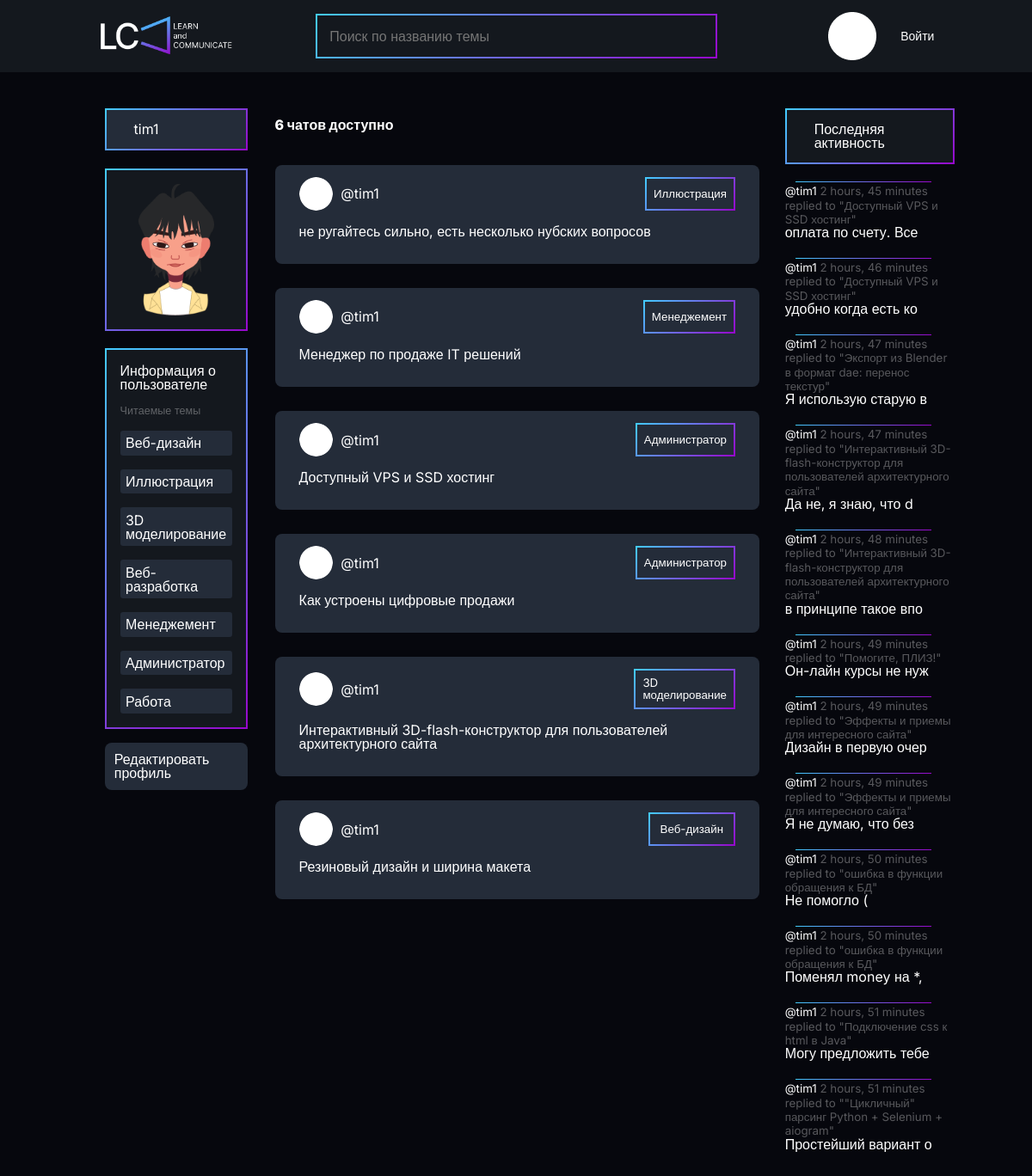
Page /profile/9/ on the committed database.
### base/models.py (models this page shows, shortened)
class Topic(models.Model):
    name = models.CharField(max_length=200)

class Room(models.Model):
    host = models.ForeignKey(User, on_delete=models.SET_NULL, null = True)
    topic = models.ForeignKey(Topic, on_delete=models.SET_NULL, null = True)
    name = models.CharField(max_length=200)
    description = models.TextField(null=True, blank=True)
    participants = models.ManyToManyField(User, related_name='participants', blank=True)
    updated = models.DateTimeField(auto_now=True)
    created=models.DateTimeField(auto_now_add=True)
    class Meta:
        ordering = ['-updated', '-created']
    def __str__(self):
        return self.name

class Message(models.Model):
    user =  models.ForeignKey(User, on_delete=models.CASCADE)
    room = models.ForeignKey(Room, on_delete=models.CASCADE)
    body = models.TextField()
    updated = models.DateTimeField(auto_now=True)
    created=models.DateTimeField(auto_now_add=True)
    class Meta:
        ordering = ['-updated', '-created']
    def __str__(self):
        return self.body[0:20]

### base/views.py (the view)
# urls.py: path('profile/<str:pk>/', views.userProfile, name="user-profile"),
def userProfile(request, pk):
    user = User.objects.get(id = pk)
    rooms = user.room_set.all()
    room_count = rooms.count()
    room_messages = user.message_set.all()
    topics = Topic.objects.all()
    context = {'user': user, 'rooms': rooms, 'room_messages': room_messages, 'topics': topics, 'room_count':room_count}
    return render(request, 'base/profile.html', context)

### base/templates/base/profile.html (shortened to what this page needs)
{% extends 'main.html' %} {%load static%} {% block content %}
<div class="profile-container">
    <div class ="user-info">
        <h3>{{user}}</h3>
        <img src="{%static 'images/ayta.png'%}" alt="" class="profile-user" />
        <div>
            <h4>Информация о пользователе</h4>
            <span>Читаемые темы</span>
            {%for topic in topics%}
                <p>{{topic.name}}</p>
            {%endfor%}
        </div>
        <a href="{%url 'update-user'%}">Редактировать профиль</a>
    </div>
    <div>
        {% include 'base/feed_components.html' %}
    </div>
    <div> {% include 'base/activity_component.html' %} </div>
</div>
{% endblock content %}

### base/templates/base/feed_components.html
{%load static%}
<div class="feed-cont">
    <h5>{{room_count}} чатов доступно</h5>
    {% for room in rooms %}
    <div class="feed-item">
        <div class="first-feed">
            <div class="user-feed">
                <img src="{%static 'images/circle.png'%}" class="feed-image"/>
                <a href="{%url 'user-profile' room.host.id%}">@{{room.host.username}}</a>
            </div>
            <div class="stat-feed">
                <small>{{room.topic.name}}</small>
            </div>
        </div>
        <h3><a href="{%  url 'room' room.id %}"> {{room.name}}</a></h3>
    </div>
    {% endfor %}
</div>

### base/templates/base/activity_component.html
<div class="activity-cont">
    <h3>Последняя активность</h3>
    {%for message in room_messages%}
    <div class="activity-item">
        <small
            ><a href="{%url 'user-profile' message.user.id%}"
                >@{{message.user}}</a
            >
            {{message.created|timesince}}</small>
        <small id="small-act">replied to "{{message.room}}"</small>
        <p>{{message}}</p>
    </div>
    {%endfor%}
</div>

### static/main.css (style rules this page uses)
* { padding: 0; margin: 0; border: 0; }
*, *:before, *:after { -webkit-box-sizing: border-box; box-sizing: border-box; }
html, body { height: 100%; width: 100%; font-size: 100%; line-height: 1; font-size: 14px; -ms-text-size-adjust: 100%; -moz-text-size-adjust: 100%; -webkit-text-size-adjust: 100%; }
a, a:visited { text-decoration: none; }
img { vertical-align: top; }
h1, h2, h3, h4, h5, h6 { font-size: inherit; font-weight: 400; }
.feed-cont { padding-top: 0.8rem; }
.feed-cont h5 { font-weight: 800; margin-bottom: 2.4em; }
.feed-item { background-color: #242C39; width: 95%; padding: 1rem 2rem; margin-bottom: 2rem; border-radius: 8px; }
.feed-item h3 { margin-bottom: 1em; }
.first-feed { display: -ms-grid; display: grid; -ms-grid-columns: 1fr 0 1fr 0 1fr 0 1fr 0 1fr; grid-template-columns: 1fr 1fr 1fr 1fr 1fr; -webkit-column-gap: 0; -moz-column-gap: 0; column-gap: 0; margin-bottom: 1em; }
.user-feed { display: -webkit-box; display: -ms-flexbox; display: flex; -webkit-box-align: center; -ms-flex-align: center; align-items: center; }
.user-feed img { width: 2.8rem; height: 2.8rem; border-radius: 50%; margin-right: 0.6em; -o-object-fit: scale-down; object-fit: scale-down; }
.stat-feed { -ms-grid-column: 5; grid-column-start: 5; display: -webkit-box; display: -ms-flexbox; display: flex; -webkit-box-align: center; -ms-flex-align: center; align-items: center; -webkit-box-pack: center; -ms-flex-pack: center; justify-content: center; padding: 0.5em; border-radius: 8px; border: 2px solid white; -o-border-image: linear-gradient(135deg, #43CBFF 0%, #9708CC 100%); border-image: linear-gradient(135deg, #43CBFF 0%, #9708CC 100%); border-image-slice: 1; }
.activity-cont h3 { background-color: #14181E; padding: 0.9em; padding-left: 2em; margin-bottom: 1.4em; border: 2px solid white; -o-border-image: linear-gradient(135deg, #43CBFF 0%, #9708CC 100%); border-image: linear-gradient(135deg, #43CBFF 0%, #9708CC 100%); border-image-slice: 1; }
.activity-cont small { color: #FFFFFF54; }
.activity-cont .activity-item { margin-bottom: 1.5em; position: relative; }
.activity-cont .activity-item:after { content: ""; background: linear-gradient(135deg, #43CBFF 0%, #9708CC 100%); position: absolute; top: -2px; width: 80%; height: 1px; left: 6%; margin-bottom: 0.2em; }
.profile-container { display: -ms-grid; display: grid; -ms-grid-columns: 1fr 0 3fr 0 1fr; grid-template-columns: 1fr 3fr 1fr; padding: 3rem 5.6em; gap: 0; }
.user-info { display: -webkit-box; display: -ms-flexbox; display: flex; -webkit-box-orient: vertical; -webkit-box-direction: normal; -ms-flex-direction: column; flex-direction: column; padding: 0 2em; }
.user-info div { border: 2px solid white; -o-border-image: linear-gradient(135deg, #43CBFF 0%, #9708CC 100%); border-image: linear-gradient(135deg, #43CBFF 0%, #9708CC 100%); border-image-slice: 1; background-color: #14181E; padding: 1em; }
.user-info div span { color: #FFFFFF54; margin-bottom: 2em; font-size: 0.9rem; }
.user-info div p { background-color: #242C39; padding: 0.4em; border-radius: 0.2em; margin-top: 1em; }
.user-info div h4 { margin-bottom: 0.8em; }
.user-info h3 { background-color: #242C39; padding: 0.9em; padding-left: 2em; margin-bottom: 1.3em; border: 2px solid white; -o-border-image: linear-gradient(135deg, #43CBFF 0%, #9708CC 100%); border-image: linear-gradient(135deg, #43CBFF 0%, #9708CC 100%); border-image-slice: 1; }
.user-info img { border: 2px solid white; -o-border-image: linear-gradient(135deg, #43CBFF 0%, #9708CC 100%); border-image: linear-gradient(135deg, #43CBFF 0%, #9708CC 100%); border-image-slice: 1; background-color: #14181E; -o-object-fit: scale-down; object-fit: scale-down; padding: 1em 0; height: 13.5rem; margin-bottom: 1.3em; }
.user-info a { background-color: #242C39; padding: 0.7em; border-radius: 8px; margin: 1em 0; }
body { font-family: "Inter", sans-serif; font-size: 16px; font-weight: 400; color: white; background-color: #06070D; }
body a { color: white; }

### rows in the picture
Topic: name "Веб-дизайн"
Topic: name "Иллюстрация"
Topic: name "3D моделирование"
Topic: name "Веб-разработка"
Topic: name "Менеджемент"
Topic: name "Администратор"
Topic: name "Работа"
Room: host.username "tim1", topic.name "Иллюстрация", name "не ругайтесь сильно, есть несколько нубских вопросов"
Room: host.username "tim1", topic.name "Менеджемент", name "Менеджер по продаже IT решений"
Room: host.username "tim1", topic.name "Администратор", name "Доступный VPS и SSD хостинг"
Room: host.username "tim1", topic.name "Администратор", name "Как устроены цифровые продажи"
Room: host.username "tim1", topic.name "3D моделирование", name "Интерактивный 3D-flash-конструктор для пользователей архитектурного сайта"
Room: host.username "tim1", topic.name "Веб-дизайн", name "Резиновый дизайн и ширина макета"
Message: user "tim1", created "2 hours, 45 minutes", room "Доступный VPS и SSD хостинг", body "оплата по счету. Все"
Message: user "tim1", created "2 hours, 46 minutes", room "Доступный VPS и SSD хостинг", body "удобно когда есть ко"
Message: user "tim1", created "2 hours, 47 minutes", room "Экспорт из Blender в формат dae: перенос текстур", body "Я использую старую в"
Message: user "tim1", created "2 hours, 47 minutes", room "Интерактивный 3D-flash-конструктор для пользователей архитектурного сайта", body "Да не, я знаю, что d"
Message: user "tim1", created "2 hours, 48 minutes", room "Интерактивный 3D-flash-конструктор для пользователей архитектурного сайта", body "в принципе такое впо"
Message: user "tim1", created "2 hours, 49 minutes", room "Помогите, ПЛИЗ!", body "Он-лайн курсы не нуж"
Message: user "tim1", created "2 hours, 49 minutes", room "Эффекты и приемы для интересного сайта", body "Дизайн в первую очер"
Message: user "tim1", created "2 hours, 49 minutes", room "Эффекты и приемы для интересного сайта", body "Я не думаю, что без"
Message: user "tim1", created "2 hours, 50 minutes", room "ошибка в функции обращения к БД", body "Не помогло ("
Message: user "tim1", created "2 hours, 50 minutes", room "ошибка в функции обращения к БД", body "Поменял money на *,"
Message: user "tim1", created "2 hours, 51 minutes", room "Подключение css к html в Java", body "Могу предложить тебе"
Message: user "tim1", created "2 hours, 51 minutes", room "\"Цикличный\" парсинг Python + Selenium + aiogram", body "Простейший вариант о"

### other values in the picture
{{ user }} "tim1"
{{ room_count }} "6"
